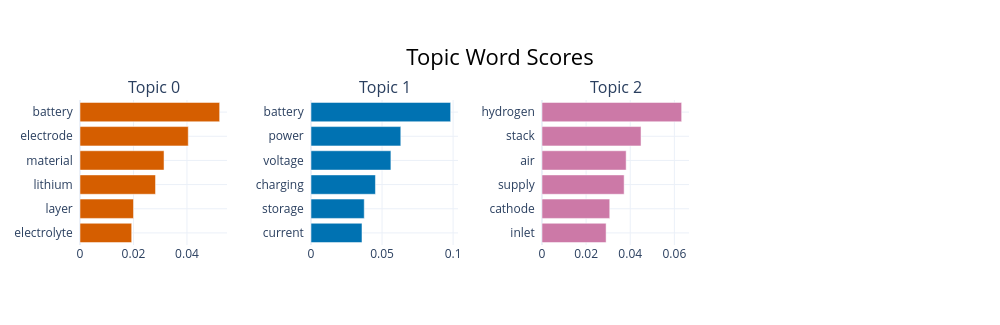

Source (notebook cell):
### Markdown cell above
Each row is a topic: its number of patents, an automatic name made of its top words, and its ten most representative words. Topic `-1` collects the **outliers**, the patents that fit no topic: it is not a topic, and we leave it out of the evolution. If it is very large, lower `min_cluster_size` or reassign the outliers to their closest topic with `topic_model.reduce_outliers(sector_docs, topics)`.

Read the words and give each topic a short name: check them by reading a few abstracts of each topic (`topic_model.get_representative_docs(topic)`). The most distinctive words of the largest topics:

### Code cell
topic_model.visualize_barchart(top_n_topics=8, n_words=6)

### Figure 1 — Plotly figure (JSON) as saved in the notebook; plotly's stock layout.template omitted (floating-point values rounded to 4 significant figures)
{"data": [{"marker": {"color": "#D55E00"}, "orientation": "h", "type": "bar", "x": [0.01932, 0.02, 0.02824, 0.03142, 0.04048, 0.05221], "xaxis": "x", "y": ["electrolyte  ", "layer  ", "lithium  ", "material  ", "electrode  ", "battery  "], "yaxis": "y"}, {"marker": {"color": "#0072B2"}, "orientation": "h", "type": "bar", "x": [0.03589, 0.03747, 0.04536, 0.05624, 0.0632, 0.09829], "xaxis": "x2", "y": ["current  ", "storage  ", "charging  ", "voltage  ", "power  ", "battery  "], "yaxis": "y2"}, {"marker": {"color": "#CC79A7"}, "orientation": "h", "type": "bar", "x": [0.02906, 0.0307, 0.03723, 0.03814, 0.04489, 0.0633], "xaxis": "x3", "y": ["inlet  ", "cathode  ", "supply  ", "air  ", "stack  ", "hydrogen  "], "yaxis": "y3"}], "layout": {"annotations": [{"font": {"size": 16}, "showarrow": false, "text": "Topic 0", "x": 0.0875, "xanchor": "center", "xref": "paper", "y": 1, "yanchor": "bottom", "yref": "paper"}, {"font": {"size": 16}, "showarrow": false, "text": "Topic 1", "x": 0.3625, "xanchor": "center", "xref": "paper", "y": 1, "yanchor": "bottom", "yref": "paper"}, {"font": {"size": 16}, "showarrow": false, "text": "Topic 2", "x": 0.6375, "xanchor": "center", "xref": "paper", "y": 1, "yanchor": "bottom", "yref": "paper"}], "height": 325, "hoverlabel": {"bgcolor": "white", "font": {"family": "Rockwell", "size": 16}}, "showlegend": false, "title": {"font": {"color": "Black", "size": 22}, "text": "Topic Word Scores", "x": 0.5, "xanchor": "center", "yanchor": "top"}, "width": 1000, "xaxis": {"anchor": "y", "domain": [0, 0.175], "showgrid": true}, "xaxis2": {"anchor": "y2", "domain": [0.275, 0.45], "showgrid": true}, "xaxis3": {"anchor": "y3", "domain": [0.55, 0.725], "showgrid": true}, "xaxis4": {"anchor": "y4", "domain": [0.825, 1], "showgrid": true}, "yaxis": {"anchor": "x", "domain": [0, 1], "showgrid": true}, "yaxis2": {"anchor": "x2", "domain": [0, 1], "showgrid": true}, "yaxis3": {"anchor": "x3", "domain": [0, 1], "showgrid": true}, "yaxis4": {"anchor": "x4", "domain": [0, 1], "showgrid": true}}}
